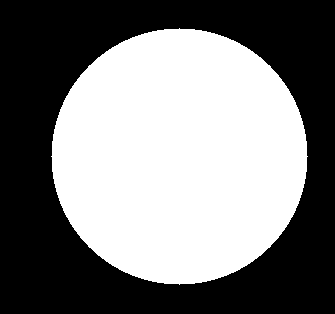
%> input picture ActiveContourModel/circle.png, 335 x 314 px
$ octave ActiveContourModel.m   (GNU Octave 9; MATLAB toolbox functions it lacks are replaced by stand-ins)
%> lines starting %> are read from the running program, lines starting %| are printed output that depends on the picture; in (x1, y1, x2, y2) boxes, pixels count from 0 and x2, y2 are one past the last pixel; in counts of white or black regions, pixels touching at a corner belong together; the program's own positions count from 1
### ActiveContourModel/vis_acm.m
function [vis] = vis_acm ( f, pts )

imshow ( f );
%pts_temp = [pts, pts([2:end 1], :)];
pts_temp = [pts(:,2), pts(:,1), pts([2:end 1],2), pts([2:end 1],1)];

vis = insertShape ( f, 'Line', pts_temp );

### ActiveContourModel/ActiveContourModel.m
close all;

f = imread('circle.png');
%> f is the input picture: size 314x335 uint8; 48.9% white; 1 white region, box (x1, y1, x2, y2) and area: (51, 28, 308, 285) 51433
f = imfilter(f, ones(13, 13)/13^2);
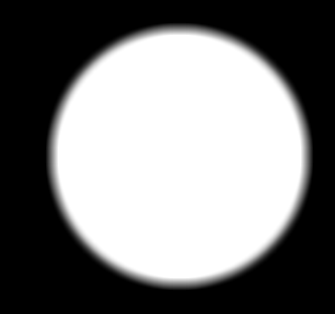
%> f: size 314x335 uint8; min 0, max 255, mean 124.7
[R, C] = size(f);
%> R = 314; C = 335

a = 1; b = 1; stepSize = 5;

numP = 40;
pts = zeros(numP,2);

pts(1:10,1) = 1;
pts(1:10,2) = floor(1:C/10:C);

pts(11:20,1) = floor(1:R/10:R);
pts(11:20,2) = C;

pts(21:30,1) = R;
pts(21:30,2) = floor(C:-C/10:1);

pts(31:40,1) = floor(R:-R/10:1);
pts(31:40,2) = 1;

gx = imfilter(single(f), [-1 1]);
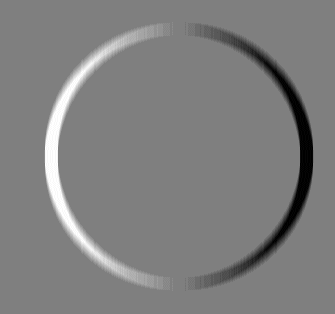
%> gx: size 314x335 single; min -20, max 20, mean 0; drawn with min black and max white
gy = imfilter(single(f), [-1 1]');
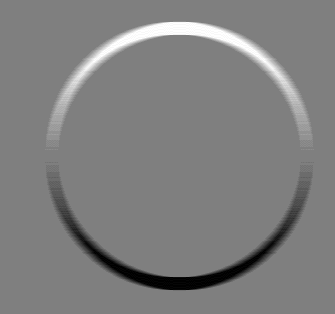
%> gy: size 314x335 single; min -20, max 20, mean 0; mean of the top-left, top-right, bottom-left and bottom-right quarters 1.12, 1.35, -1.12, -1.35; drawn with min black and max white

n = 100002;
for j = 1 : n


    curRandPt = ceil(rand()*numP);


    Eext = - (abs(gx(pts(curRandPt, 1), pts(curRandPt, 2)))^2 + abs(gy(pts(curRandPt, 1), pts(curRandPt, 2)))^2);

    P = pts(max(mod(curRandPt+1, numP + 1), 1), :) - pts(curRandPt, :);
    Ein1 = sqrt(P(1)^2 + P(2)^2);

    z = curRandPt-1;
    if(z==0)
        z = numP;
    end;

    Q = pts(max(mod(curRandPt+1, numP + 1), 1), :) - (2 .* pts(curRandPt, :)) + pts(z, :);
    Ein2 = sqrt(Q(1)^2 + Q(2)^2);

    Ein = (a * (Ein1 ^ 2)) + (b * (Ein2 ^ 2));
    E = Ein + Eext;


    randomPoint = pts(curRandPt, :);

    randX = min(max(1, randomPoint(1, 1) + ceil(rand()*-stepSize-2) + ceil(rand()*(stepSize+2))), R);
    randY = min(max(1, randomPoint(1, 2) + ceil(rand()*-stepSize-2) + ceil(rand()*(stepSize+2))), C);
    randomPoint = [randX, randY];


    Eext = - (abs(gx(randX, randY))^2 + abs(gy(randX, randY))^2);

    P = pts(max(mod(curRandPt+1, numP + 1), 1), :) - randomPoint;
    Ein1 = sqrt(P(1)^2 + P(2)^2);

    Q = pts(max(mod(curRandPt+1, numP + 1), 1), :) - (2 .* randomPoint) + pts(z, :);
    Ein2 = sqrt(Q(1)^2 + Q(2)^2);
    Ein = (a * (Ein1 ^ 2)) + (b * (Ein2 ^ 2));

    Enew = Ein + Eext;

    if(Enew < E)
        pts(curRandPt, :) = randomPoint;
    end
    if(j== 1001 ||j==30001 || j== 100001 )
         figure; imshow(vis_acm(f, pts), []);
          xlabel(sprintf('Iteration %d:\n E_{old} = %d. \n E_{new} = %d.  E_{in} = %d. E_{ex} = %d.\n E_{in} = E_{in(%s_{1})}^{2} + E_{in(%s_{2})}^{2} = %d^{2} + %d^{2}.\n', j-1, ceil(E), ceil(Enew), ceil(Ein), ceil(Eext), '\Delta', '\Delta', ceil(Ein1), ceil(Ein2)));
    end
end
%> this loop made 100002 passes
%> (E, Enew) on passes 1 to 3: (962, 871), (961, 1105), (962, 866)
 imshow(vis_acm(f, pts), []);
 Ein1
%> Ein1 = 9.22
 Ein2
%> Ein2 = 16.28
 Ein
%> Ein = 350
 Eext
%> Eext = -162
 E
%> E = -574
 Enew
%> Enew = 188
